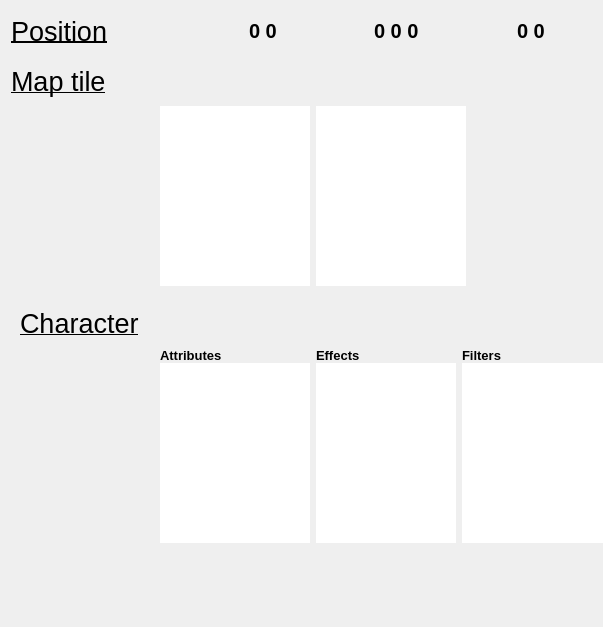
<?xml version="1.0" encoding="UTF-8"?>
<ui version="4.0">
 <class>Form</class>
 <widget class="QWidget" name="Form">
  <property name="geometry">
   <rect>
    <x>0</x>
    <y>0</y>
    <width>603</width>
    <height>627</height>
   </rect>
  </property>
  <property name="font">
   <font>
    <kerning>false</kerning>
   </font>
  </property>
  <property name="windowTitle">
   <string>Form</string>
  </property>
  <layout class="QGridLayout" name="gridLayout">
   <property name="rightMargin">
    <number>0</number>
   </property>
   <property name="spacing">
    <number>0</number>
   </property>
   <item row="4" column="0" colspan="11">
    <widget class="QWidget" name="characterWidget" native="true">
     <property name="enabled">
      <bool>true</bool>
     </property>
     <property name="sizePolicy">
      <sizepolicy hsizetype="Maximum" vsizetype="Maximum">
       <horstretch>0</horstretch>
       <verstretch>0</verstretch>
      </sizepolicy>
     </property>
     <property name="font">
      <font>
       <kerning>false</kerning>
      </font>
     </property>
     <property name="layoutDirection">
      <enum>Qt::LeftToRight</enum>
     </property>
     <layout class="QGridLayout" name="gridLayout_2">
      <item row="0" column="0">
       <widget class="QLabel" name="characterLabel">
        <property name="sizePolicy">
         <sizepolicy hsizetype="Maximum" vsizetype="Preferred">
          <horstretch>0</horstretch>
          <verstretch>0</verstretch>
         </sizepolicy>
        </property>
        <property name="font">
         <font>
          <pointsize>20</pointsize>
          <underline>true</underline>
         </font>
        </property>
        <property name="frameShape">
         <enum>QFrame::NoFrame</enum>
        </property>
        <property name="text">
         <string>Character</string>
        </property>
        <property name="alignment">
         <set>Qt::AlignBottom|Qt::AlignLeading|Qt::AlignLeft</set>
        </property>
        <property name="margin">
         <number>0</number>
        </property>
        <property name="textInteractionFlags">
         <set>Qt::LinksAccessibleByMouse</set>
        </property>
       </widget>
      </item>
      <item row="0" column="1">
       <widget class="QPushButton" name="visibilityButton">
        <property name="sizePolicy">
         <sizepolicy hsizetype="Maximum" vsizetype="Maximum">
          <horstretch>0</horstretch>
          <verstretch>0</verstretch>
         </sizepolicy>
        </property>
        <property name="minimumSize">
         <size>
          <width>35</width>
          <height>35</height>
         </size>
        </property>
        <property name="maximumSize">
         <size>
          <width>35</width>
          <height>35</height>
         </size>
        </property>
        <property name="cursor">
         <cursorShape>PointingHandCursor</cursorShape>
        </property>
        <property name="toolTip">
         <string>Show unit visibility</string>
        </property>
        <property name="text">
         <string/>
        </property>
        <property name="iconSize">
         <size>
          <width>25</width>
          <height>25</height>
         </size>
        </property>
        <property name="flat">
         <bool>true</bool>
        </property>
       </widget>
      </item>
      <item row="0" column="2">
       <widget class="QPushButton" name="attackButton">
        <property name="sizePolicy">
         <sizepolicy hsizetype="Maximum" vsizetype="Fixed">
          <horstretch>0</horstretch>
          <verstretch>0</verstretch>
         </sizepolicy>
        </property>
        <property name="minimumSize">
         <size>
          <width>35</width>
          <height>35</height>
         </size>
        </property>
        <property name="maximumSize">
         <size>
          <width>35</width>
          <height>35</height>
         </size>
        </property>
        <property name="cursor">
         <cursorShape>PointingHandCursor</cursorShape>
        </property>
        <property name="toolTip">
         <string>Show unit attack range</string>
        </property>
        <property name="text">
         <string/>
        </property>
        <property name="iconSize">
         <size>
          <width>25</width>
          <height>25</height>
         </size>
        </property>
        <property name="flat">
         <bool>true</bool>
        </property>
       </widget>
      </item>
      <item row="0" column="3">
       <widget class="QPushButton" name="moveButton">
        <property name="minimumSize">
         <size>
          <width>35</width>
          <height>35</height>
         </size>
        </property>
        <property name="maximumSize">
         <size>
          <width>35</width>
          <height>35</height>
         </size>
        </property>
        <property name="toolTip">
         <string>Show accessible tiles</string>
        </property>
        <property name="text">
         <string/>
        </property>
        <property name="iconSize">
         <size>
          <width>25</width>
          <height>25</height>
         </size>
        </property>
        <property name="flat">
         <bool>true</bool>
        </property>
       </widget>
      </item>
     </layout>
    </widget>
   </item>
   <item row="7" column="0">
    <spacer name="verticalSpacer">
     <property name="orientation">
      <enum>Qt::Vertical</enum>
     </property>
     <property name="sizeHint" stdset="0">
      <size>
       <width>20</width>
       <height>40</height>
      </size>
     </property>
    </spacer>
   </item>
   <item row="2" column="0" colspan="10">
    <widget class="QLabel" name="tileLabel">
     <property name="font">
      <font>
       <pointsize>20</pointsize>
       <underline>true</underline>
      </font>
     </property>
     <property name="text">
      <string>Map tile</string>
     </property>
     <property name="margin">
      <number>10</number>
     </property>
    </widget>
   </item>
   <item row="0" column="1">
    <spacer name="horizontalSpacer">
     <property name="orientation">
      <enum>Qt::Horizontal</enum>
     </property>
     <property name="sizeHint" stdset="0">
      <size>
       <width>40</width>
       <height>20</height>
      </size>
     </property>
    </spacer>
   </item>
   <item row="0" column="0">
    <widget class="QLabel" name="positionLabel">
     <property name="font">
      <font>
       <pointsize>20</pointsize>
       <weight>50</weight>
       <bold>false</bold>
       <underline>true</underline>
      </font>
     </property>
     <property name="text">
      <string>Position</string>
     </property>
     <property name="margin">
      <number>10</number>
     </property>
    </widget>
   </item>
   <item row="0" column="2">
    <widget class="QLabel" name="offsetIconLabel">
     <property name="sizePolicy">
      <sizepolicy hsizetype="Fixed" vsizetype="Fixed">
       <horstretch>0</horstretch>
       <verstretch>0</verstretch>
      </sizepolicy>
     </property>
     <property name="minimumSize">
      <size>
       <width>40</width>
       <height>40</height>
      </size>
     </property>
     <property name="maximumSize">
      <size>
       <width>40</width>
       <height>40</height>
      </size>
     </property>
     <property name="toolTip">
      <string>Offset position [q,r]</string>
     </property>
     <property name="text">
      <string/>
     </property>
     <property name="alignment">
      <set>Qt::AlignCenter</set>
     </property>
     <property name="margin">
      <number>3</number>
     </property>
    </widget>
   </item>
   <item row="0" column="10">
    <spacer name="horizontalSpacer_2">
     <property name="orientation">
      <enum>Qt::Horizontal</enum>
     </property>
     <property name="sizeHint" stdset="0">
      <size>
       <width>40</width>
       <height>20</height>
      </size>
     </property>
    </spacer>
   </item>
   <item row="5" column="0">
    <widget class="QLabel" name="characterImageLabel">
     <property name="sizePolicy">
      <sizepolicy hsizetype="Fixed" vsizetype="Fixed">
       <horstretch>0</horstretch>
       <verstretch>0</verstretch>
      </sizepolicy>
     </property>
     <property name="minimumSize">
      <size>
       <width>130</width>
       <height>130</height>
      </size>
     </property>
     <property name="maximumSize">
      <size>
       <width>130</width>
       <height>130</height>
      </size>
     </property>
     <property name="frameShape">
      <enum>QFrame::NoFrame</enum>
     </property>
     <property name="text">
      <string/>
     </property>
     <property name="alignment">
      <set>Qt::AlignBottom|Qt::AlignLeading|Qt::AlignLeft</set>
     </property>
    </widget>
   </item>
   <item row="3" column="0">
    <widget class="QLabel" name="tileImageLabel">
     <property name="sizePolicy">
      <sizepolicy hsizetype="Fixed" vsizetype="Fixed">
       <horstretch>0</horstretch>
       <verstretch>0</verstretch>
      </sizepolicy>
     </property>
     <property name="minimumSize">
      <size>
       <width>140</width>
       <height>140</height>
      </size>
     </property>
     <property name="maximumSize">
      <size>
       <width>140</width>
       <height>140</height>
      </size>
     </property>
     <property name="lineWidth">
      <number>1</number>
     </property>
     <property name="text">
      <string/>
     </property>
     <property name="alignment">
      <set>Qt::AlignLeading|Qt::AlignLeft|Qt::AlignTop</set>
     </property>
    </widget>
   </item>
   <item row="0" column="4">
    <spacer name="horizontalSpacer_3">
     <property name="orientation">
      <enum>Qt::Horizontal</enum>
     </property>
     <property name="sizeHint" stdset="0">
      <size>
       <width>40</width>
       <height>20</height>
      </size>
     </property>
    </spacer>
   </item>
   <item row="0" column="8">
    <widget class="QLabel" name="axialIconLabel">
     <property name="sizePolicy">
      <sizepolicy hsizetype="Fixed" vsizetype="Fixed">
       <horstretch>0</horstretch>
       <verstretch>0</verstretch>
      </sizepolicy>
     </property>
     <property name="minimumSize">
      <size>
       <width>40</width>
       <height>40</height>
      </size>
     </property>
     <property name="maximumSize">
      <size>
       <width>40</width>
       <height>40</height>
      </size>
     </property>
     <property name="toolTip">
      <string>Axial position [q,r]</string>
     </property>
     <property name="text">
      <string/>
     </property>
     <property name="margin">
      <number>3</number>
     </property>
    </widget>
   </item>
   <item row="0" column="9">
    <widget class="QLabel" name="axialPositionLabel">
     <property name="font">
      <font>
       <pointsize>15</pointsize>
       <weight>75</weight>
       <bold>true</bold>
      </font>
     </property>
     <property name="toolTip">
      <string>Axial position [q,r]</string>
     </property>
     <property name="text">
      <string>0 0</string>
     </property>
    </widget>
   </item>
   <item row="0" column="6">
    <widget class="QLabel" name="cubicPositionLabel">
     <property name="font">
      <font>
       <pointsize>15</pointsize>
       <weight>75</weight>
       <bold>true</bold>
      </font>
     </property>
     <property name="toolTip">
      <string>Cubic position [x,z,y]</string>
     </property>
     <property name="text">
      <string>0 0 0</string>
     </property>
    </widget>
   </item>
   <item row="0" column="5">
    <widget class="QLabel" name="cubicIconLabel">
     <property name="sizePolicy">
      <sizepolicy hsizetype="Fixed" vsizetype="Fixed">
       <horstretch>0</horstretch>
       <verstretch>0</verstretch>
      </sizepolicy>
     </property>
     <property name="minimumSize">
      <size>
       <width>40</width>
       <height>40</height>
      </size>
     </property>
     <property name="maximumSize">
      <size>
       <width>40</width>
       <height>40</height>
      </size>
     </property>
     <property name="toolTip">
      <string>Cubic position [x,z,y]</string>
     </property>
     <property name="text">
      <string/>
     </property>
     <property name="margin">
      <number>3</number>
     </property>
    </widget>
   </item>
   <item row="0" column="7">
    <spacer name="horizontalSpacer_4">
     <property name="orientation">
      <enum>Qt::Horizontal</enum>
     </property>
     <property name="sizeHint" stdset="0">
      <size>
       <width>40</width>
       <height>20</height>
      </size>
     </property>
    </spacer>
   </item>
   <item row="0" column="3">
    <widget class="QLabel" name="offsetPositionLabel">
     <property name="font">
      <font>
       <pointsize>15</pointsize>
       <weight>75</weight>
       <bold>true</bold>
      </font>
     </property>
     <property name="toolTip">
      <string>Offset position [q,r]</string>
     </property>
     <property name="text">
      <string>0 0</string>
     </property>
    </widget>
   </item>
   <item row="3" column="1" colspan="10">
    <widget class="QWidget" name="widget" native="true">
     <property name="sizePolicy">
      <sizepolicy hsizetype="Maximum" vsizetype="Maximum">
       <horstretch>0</horstretch>
       <verstretch>0</verstretch>
      </sizepolicy>
     </property>
     <layout class="QHBoxLayout" name="horizontalLayout_2">
      <item>
       <widget class="QTextEdit" name="tileInfoText">
        <property name="sizePolicy">
         <sizepolicy hsizetype="Maximum" vsizetype="Maximum">
          <horstretch>0</horstretch>
          <verstretch>0</verstretch>
         </sizepolicy>
        </property>
        <property name="maximumSize">
         <size>
          <width>150</width>
          <height>180</height>
         </size>
        </property>
        <property name="frameShape">
         <enum>QFrame::NoFrame</enum>
        </property>
        <property name="verticalScrollBarPolicy">
         <enum>Qt::ScrollBarAlwaysOff</enum>
        </property>
        <property name="horizontalScrollBarPolicy">
         <enum>Qt::ScrollBarAlwaysOff</enum>
        </property>
        <property name="readOnly">
         <bool>true</bool>
        </property>
        <property name="cursorWidth">
         <number>0</number>
        </property>
       </widget>
      </item>
      <item>
       <widget class="QTextEdit" name="textEdit_2">
        <property name="sizePolicy">
         <sizepolicy hsizetype="Maximum" vsizetype="Maximum">
          <horstretch>0</horstretch>
          <verstretch>0</verstretch>
         </sizepolicy>
        </property>
        <property name="maximumSize">
         <size>
          <width>150</width>
          <height>180</height>
         </size>
        </property>
        <property name="frameShape">
         <enum>QFrame::NoFrame</enum>
        </property>
        <property name="verticalScrollBarPolicy">
         <enum>Qt::ScrollBarAlwaysOff</enum>
        </property>
        <property name="horizontalScrollBarPolicy">
         <enum>Qt::ScrollBarAlwaysOff</enum>
        </property>
        <property name="readOnly">
         <bool>true</bool>
        </property>
        <property name="cursorWidth">
         <number>0</number>
        </property>
       </widget>
      </item>
      <item>
       <spacer name="horizontalSpacer_5">
        <property name="orientation">
         <enum>Qt::Horizontal</enum>
        </property>
        <property name="sizeType">
         <enum>QSizePolicy::Expanding</enum>
        </property>
        <property name="sizeHint" stdset="0">
         <size>
          <width>40</width>
          <height>20</height>
         </size>
        </property>
       </spacer>
      </item>
     </layout>
    </widget>
   </item>
   <item row="5" column="1" colspan="10">
    <widget class="QWidget" name="widget_2" native="true">
     <property name="sizePolicy">
      <sizepolicy hsizetype="Maximum" vsizetype="Maximum">
       <horstretch>0</horstretch>
       <verstretch>0</verstretch>
      </sizepolicy>
     </property>
     <layout class="QGridLayout" name="gridLayout_3">
      <property name="topMargin">
       <number>0</number>
      </property>
      <property name="rightMargin">
       <number>0</number>
      </property>
      <property name="verticalSpacing">
       <number>0</number>
      </property>
      <item row="0" column="3">
       <widget class="QLabel" name="objectFiltersLabel">
        <property name="font">
         <font>
          <pointsize>10</pointsize>
          <weight>75</weight>
          <bold>true</bold>
         </font>
        </property>
        <property name="text">
         <string>Filters</string>
        </property>
       </widget>
      </item>
      <item row="0" column="1">
       <widget class="QLabel" name="objectAttributesLabel">
        <property name="sizePolicy">
         <sizepolicy hsizetype="Preferred" vsizetype="Preferred">
          <horstretch>0</horstretch>
          <verstretch>0</verstretch>
         </sizepolicy>
        </property>
        <property name="font">
         <font>
          <pointsize>10</pointsize>
          <weight>75</weight>
          <bold>true</bold>
         </font>
        </property>
        <property name="frameShape">
         <enum>QFrame::NoFrame</enum>
        </property>
        <property name="text">
         <string>Attributes</string>
        </property>
       </widget>
      </item>
      <item row="0" column="2">
       <widget class="QLabel" name="objectEffectsLabel">
        <property name="font">
         <font>
          <pointsize>10</pointsize>
          <weight>75</weight>
          <bold>true</bold>
         </font>
        </property>
        <property name="text">
         <string>Effects</string>
        </property>
       </widget>
      </item>
      <item row="1" column="1">
       <widget class="QTextEdit" name="objectAttributesText">
        <property name="minimumSize">
         <size>
          <width>150</width>
          <height>0</height>
         </size>
        </property>
        <property name="maximumSize">
         <size>
          <width>16777215</width>
          <height>180</height>
         </size>
        </property>
        <property name="frameShape">
         <enum>QFrame::NoFrame</enum>
        </property>
        <property name="verticalScrollBarPolicy">
         <enum>Qt::ScrollBarAlwaysOff</enum>
        </property>
        <property name="horizontalScrollBarPolicy">
         <enum>Qt::ScrollBarAlwaysOff</enum>
        </property>
        <property name="lineWrapMode">
         <enum>QTextEdit::WidgetWidth</enum>
        </property>
        <property name="readOnly">
         <bool>true</bool>
        </property>
        <property name="cursorWidth">
         <number>0</number>
        </property>
       </widget>
      </item>
      <item row="1" column="2">
       <widget class="QTextEdit" name="objectEffectsText">
        <property name="maximumSize">
         <size>
          <width>16777215</width>
          <height>180</height>
         </size>
        </property>
        <property name="frameShape">
         <enum>QFrame::NoFrame</enum>
        </property>
        <property name="verticalScrollBarPolicy">
         <enum>Qt::ScrollBarAlwaysOff</enum>
        </property>
        <property name="horizontalScrollBarPolicy">
         <enum>Qt::ScrollBarAlwaysOff</enum>
        </property>
        <property name="readOnly">
         <bool>true</bool>
        </property>
        <property name="cursorWidth">
         <number>0</number>
        </property>
       </widget>
      </item>
      <item row="1" column="3">
       <widget class="QTextEdit" name="objectFiltersText">
        <property name="maximumSize">
         <size>
          <width>16777215</width>
          <height>180</height>
         </size>
        </property>
        <property name="frameShape">
         <enum>QFrame::NoFrame</enum>
        </property>
        <property name="verticalScrollBarPolicy">
         <enum>Qt::ScrollBarAlwaysOff</enum>
        </property>
        <property name="horizontalScrollBarPolicy">
         <enum>Qt::ScrollBarAlwaysOff</enum>
        </property>
        <property name="readOnly">
         <bool>true</bool>
        </property>
        <property name="cursorWidth">
         <number>0</number>
        </property>
       </widget>
      </item>
     </layout>
    </widget>
   </item>
   <item row="1" column="0">
    <spacer name="verticalSpacer_2">
     <property name="orientation">
      <enum>Qt::Vertical</enum>
     </property>
     <property name="sizeType">
      <enum>QSizePolicy::Fixed</enum>
     </property>
     <property name="sizeHint" stdset="0">
      <size>
       <width>20</width>
       <height>15</height>
      </size>
     </property>
    </spacer>
   </item>
  </layout>
 </widget>
 <resources/>
 <connections/>
</ui>
